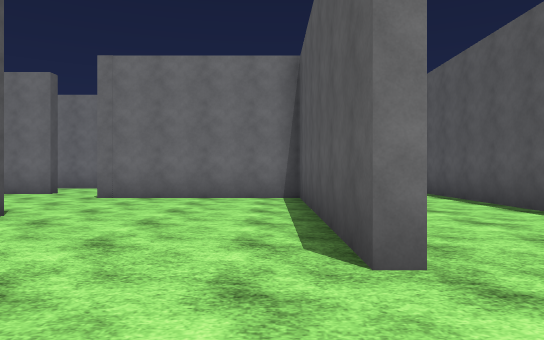
View 1 (above)

24 first-person views from a walk through a 3-D level made in the Unity game engine. The camera is 1.2 m above the floor, looks level and sees 70° across. The floor is counted in squares, 2 m on a side. Each view is taken from the middle of a square. On the plan, view 1 faces up. The plan holds only what a view shows up to about 11 squares ahead; the rest is blank. The place goes on beyond the plan. The player character is not drawn. Surface patterns are stand-ins for the level's own textures.

View 2
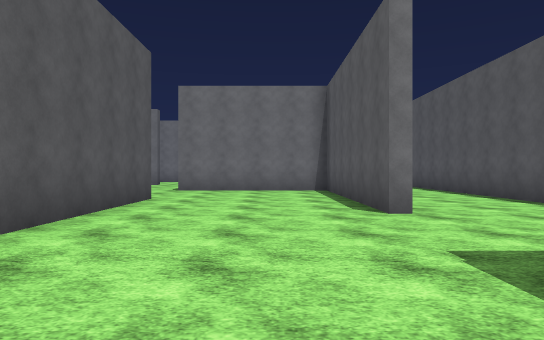

View 3
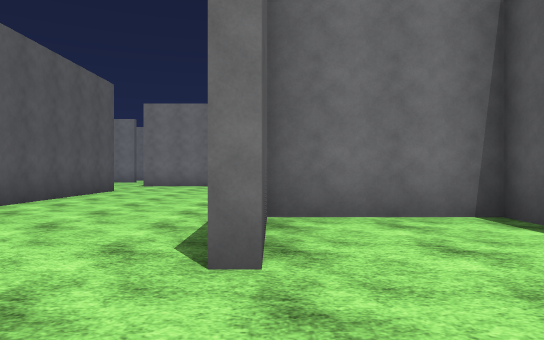

View 4
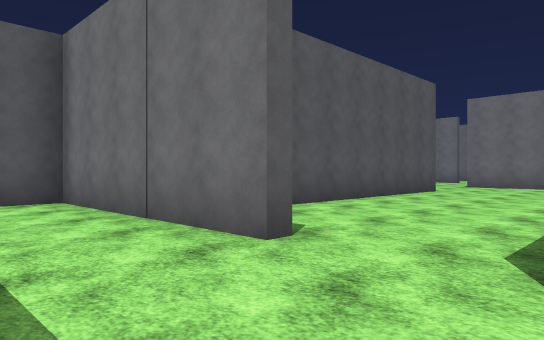

View 5
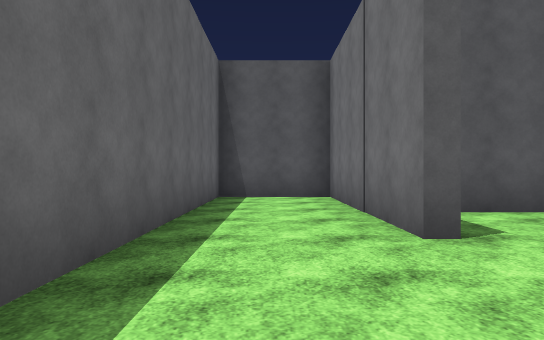

View 6
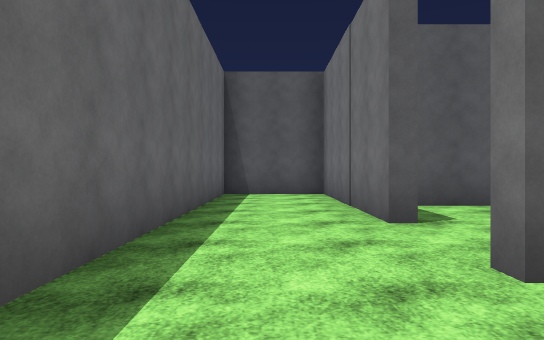

View 7
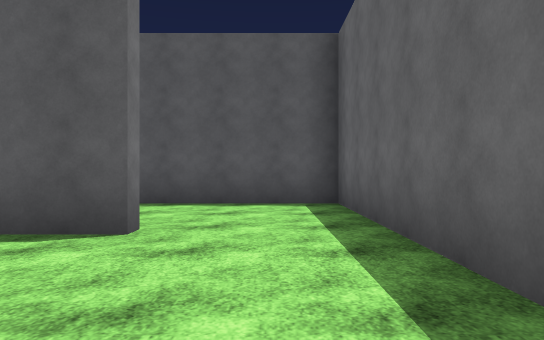

View 8
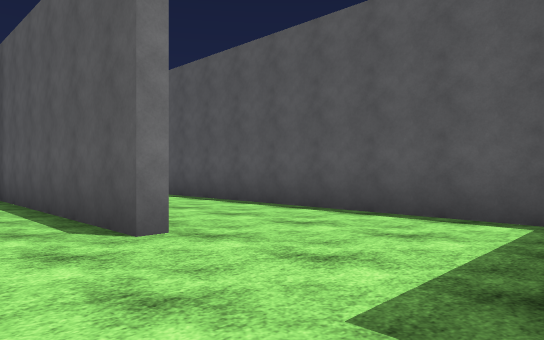

View 9
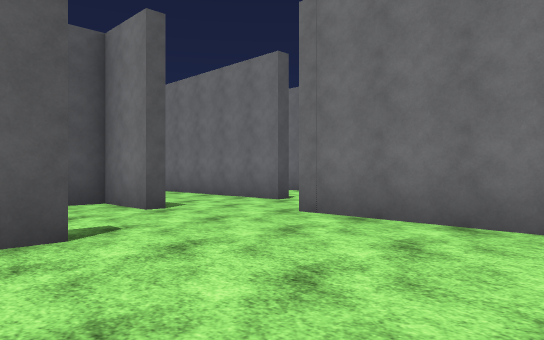

View 10
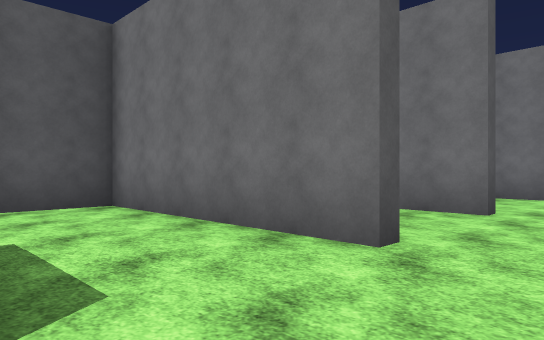

View 11
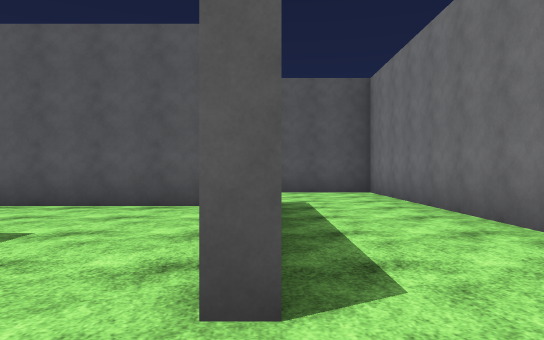

View 12
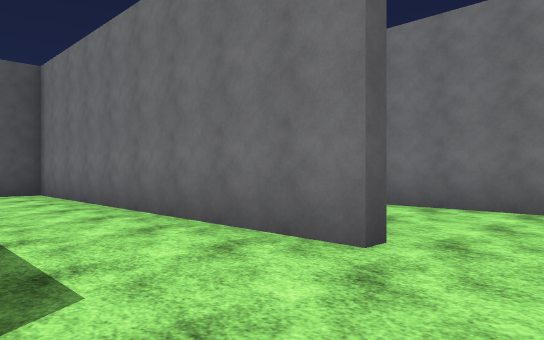

View 13
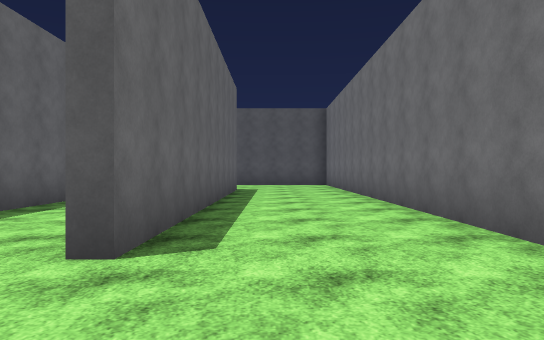

View 14
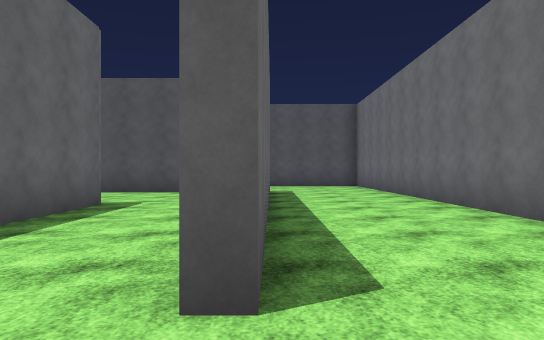

View 15
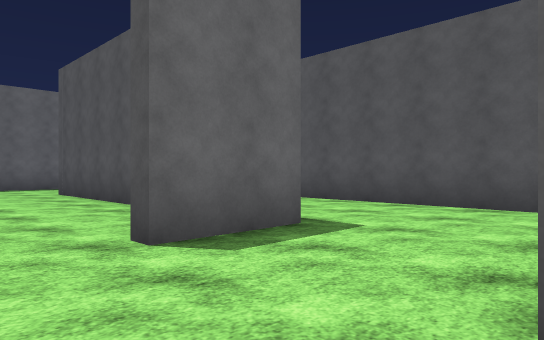

View 16
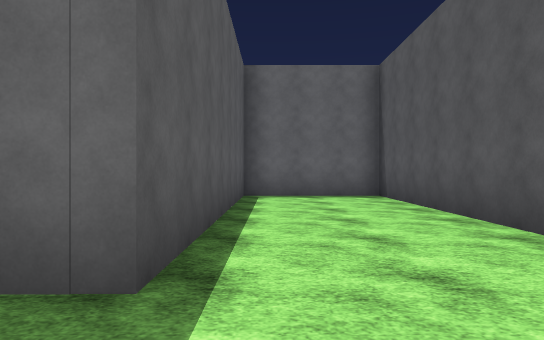

View 17
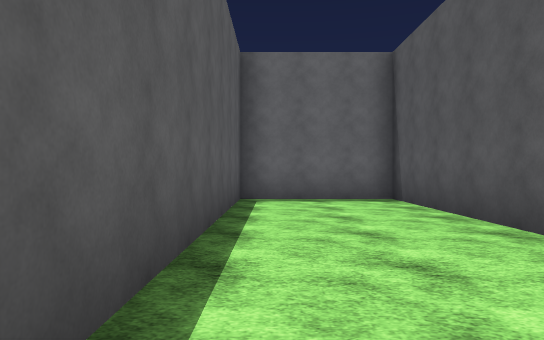

View 18
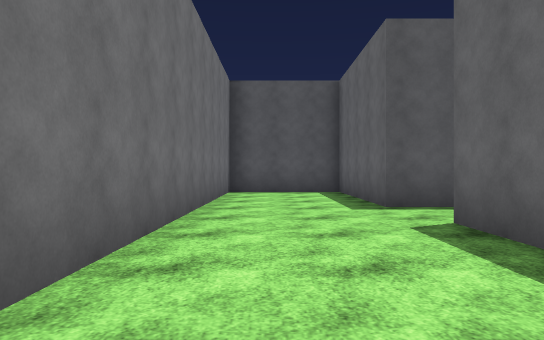

View 19
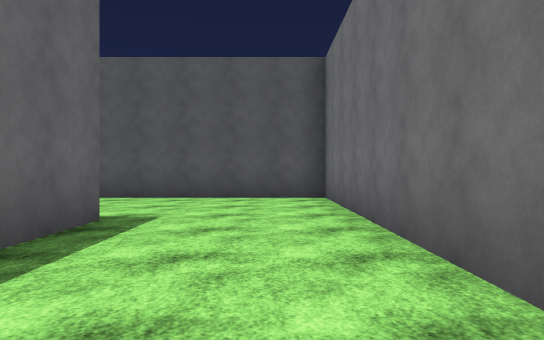

View 20
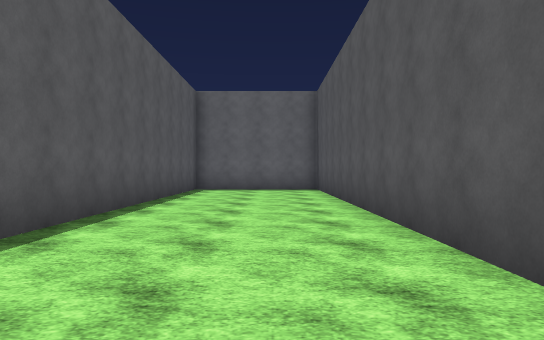

View 21
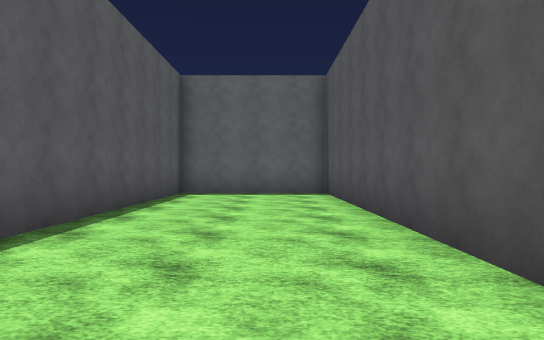

View 22
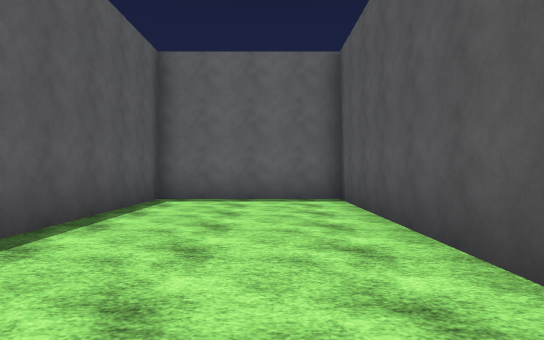

View 23
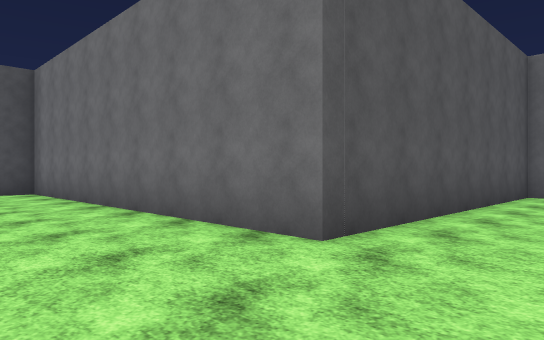

View 24
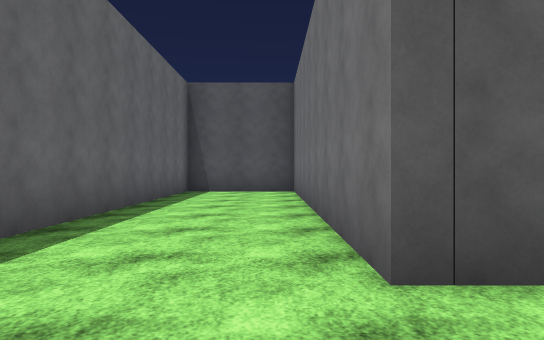

### Floor plan
Ten units are one square. View 1 is at (0, 0); x grows to the right and y downward. Boxes are objects, and circles mark ways between rooms. Rooms are numbered by the first view taken in them; rooms with no view inside come last. Other rooms are left out.
<svg viewBox="-189 -167 233 234">
<path fill="none" stroke="#000" d="M-35 -51 -35 26M10 -23 6 -23 6 -83 -38 -83M-14 32 -14 37 -67 37 -67 62 39 62 39 11 9 11M9 18 9 37 6 37 6 24M39 1 39 -99M-73 -71 -56 -71 -56 -68 -70 -68 -70 4 -159 4 -159 34 -84 34M-56 -101 -56 -97 -76 -97M-146 -129 -56 -129M-37 -132 6 -132 6 -162 -184 -162 -184 -30 -146 -30 -146 -118M-109 -100 -81 -100M-56 -129 -56 -126 -143 -126 -143 -84M-37 -120 -37 -132M-76 -97 -105 -97 -105 1 -73 1 -73 -71"/>
<circle cx="-45" cy="-100" r="3" fill="#2a7"/>
<circle cx="-65" cy="-85" r="3" fill="#2a7"/>
<circle cx="-45" cy="-130" r="3" fill="#2a7"/>
<text x="-30" y="-10">1</text>
<text x="-120" y="-140">2</text>
<text x="-110" y="-70">3</text>
<text x="-90" y="-50">4</text>
</svg>
Room 1 opens to room 3. Room 1 opens to room 4. Room 2 opens to room 3.

Where each view was taken, in squares from view 1:
view 1: 0 up, 0 right, facing up
view 2: 3 down, 1 left, facing up
view 3: 6 down, 1 right, facing up
view 4: 6 down, 1 right, facing up-left
view 5: 5 down, 2 right, facing left
view 6: 5 down, 3 right, facing left
view 7: 5 down, 3 left, facing right
view 8: 1 down, 1 left, facing up-right
view 9: 4 up, 0 right, facing up-left
view 10: 7 up, 4 left, facing up-left
view 11: 10 up, 4 left, facing left
view 12: 10 up, 4 left, facing up-left
view 13: 14 up, 3 left, facing left
view 14: 13 up, 4 left, facing left
view 15: 10 up, 4 left, facing down-left
view 16: 9 up, 8 left, facing down
view 17: 8 up, 8 left, facing down
view 18: 15 up, 10 left, facing right
view 19: 15 up, 10 left, facing left
view 20: 15 up, 17 left, facing down
view 21: 13 up, 17 left, facing down
view 22: 11 up, 17 left, facing down
view 23: 3 down, 5 left, facing up-left
view 24: 1 down, 5 left, facing left
